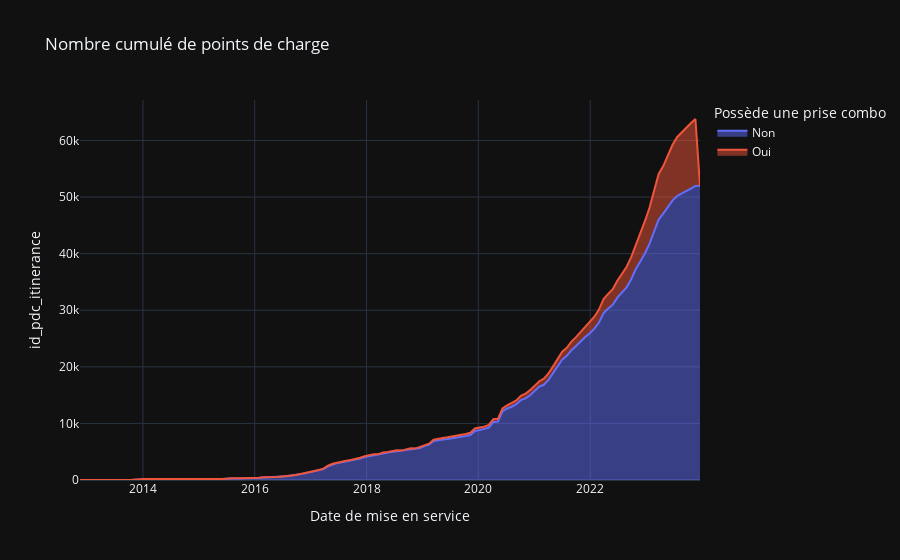

Notebook code for this chart:
### Code cell
dfv = dfv1.sort_values(by="date_mise_en_service")\
  .groupby(["date_mise_en_service","prise_type_combo_ccs"], as_index=False)\
  ["id_pdc_itinerance"]\
  .count()
  
dfv["id_pdc_itinerance"] = dfv.groupby(["prise_type_combo_ccs"])\
  ["id_pdc_itinerance"]\
  .cumsum()

px.area(dfv 
        ,x="date_mise_en_service"
        ,y="id_pdc_itinerance"
        ,color="prise_type_combo_ccs"
        ,labels=irve.labels
        ,title="Nombre cumulé de points de charge"
       )
